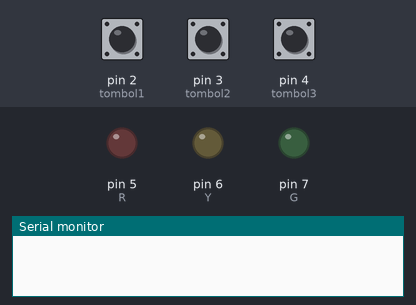
Bench run of a sketch on a simulated Arduino Uno, built with avr-gcc and run on an emulated ATmega328P. On the bench: output pins drawn as LEDs (lit = HIGH), the last lines printed to the serial monitor. Inputs (shaded band) come from the test bench; at power-on: pin 2 (tombol1) LOW, pin 3 (tombol2) LOW, pin 4 (tombol3) LOW.

Above: at 1.2 s.
1.3 s: pin 2 (tombol1) pulled HIGH for 0.15 s
At 1.38 s:
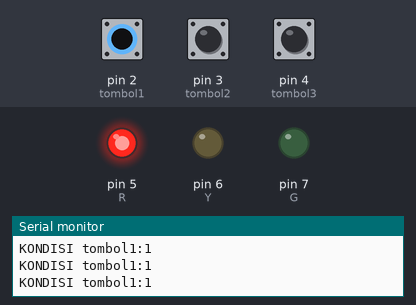
2.9 s: pin 3 (tombol2) pulled HIGH for 0.15 s
At 2.98 s:
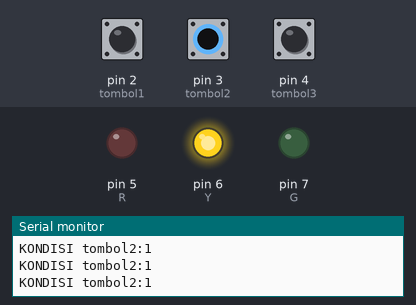
4.5 s: pin 4 (tombol3) pulled HIGH for 0.15 s
At 4.58 s:
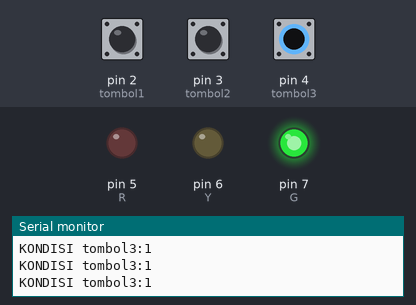
6.1 s: pin 4 (tombol3) pulled HIGH for 3.2 s
At 10.1 s:
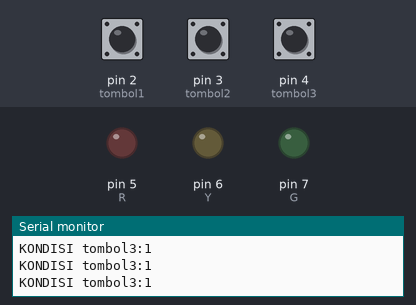
10.8 s: pin 2 (tombol1) pulled HIGH for 3.2 s
At 12.0 s:
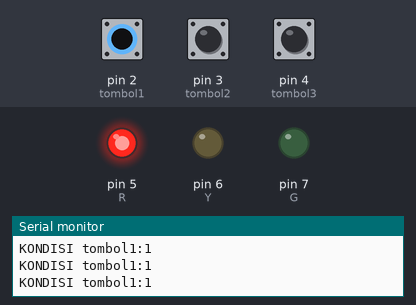
15.5 s: pin 2 (tombol1) driven HIGH and pin 4 (tombol3) driven HIGH
At 16.8 s:
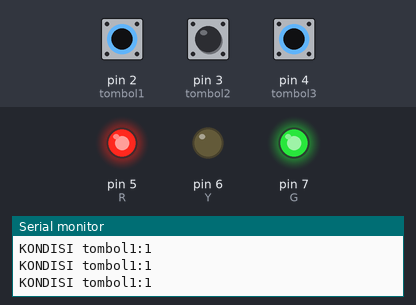
Timing chart, 0 to 18.0 s (numbered marks = the images above; inputs shaded):
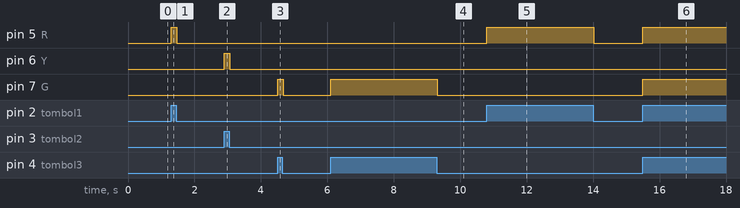

The sketch:

1.Button.ino
```cpp
int tombol1=2,tombol2=3,tombol3=4;
int R=5,Y=6,G=7;

void setup() {
  Serial.begin(9600);
  pinMode(tombol1,INPUT);
  pinMode(tombol2,INPUT);
  pinMode(tombol3,INPUT);
  pinMode(R,OUTPUT);
  pinMode(Y,OUTPUT);
  pinMode(G,OUTPUT);

}

void loop() {
  int bacaTombol1=digitalRead(tombol1);
  int bacaTombol2=digitalRead(tombol2);
  int bacaTombol3=digitalRead(tombol3);


  if(bacaTombol1==1){
    digitalWrite(R,HIGH);
    Serial.println("KONDISI tombol1:" +String(bacaTombol1));
  }

  else if(bacaTombol2==1){
    digitalWrite(Y,HIGH);
    Serial.println("KONDISI tombol2:" +String(bacaTombol2));
  }

  else if(bacaTombol3==1){
    digitalWrite(G,HIGH);
    Serial.println("KONDISI tombol3:" +String(bacaTombol3));
  }
  else{
    digitalWrite(R,LOW);
    digitalWrite(Y,LOW);
    digitalWrite(G,LOW);
  }

}
```

Measured:
- after the input at 1.3 s, pin 5 (R): LOW → HIGH at once, → LOW 0.17 s later
- after the input at 2.9 s, pin 6 (Y): LOW → HIGH at once, → LOW 0.17 s later
- after the input at 4.5 s, pin 7 (G): LOW → HIGH at once, → LOW 0.17 s later
- after the input at 6.1 s, pin 7 (G): LOW → HIGH at once, → LOW 3.2 s later
- after the input at 10.8 s, pin 5 (R): LOW → HIGH at once, → LOW 3.2 s later
- after the input at 15.5 s, pin 5 (R), pin 7 (G): LOW → HIGH at once
